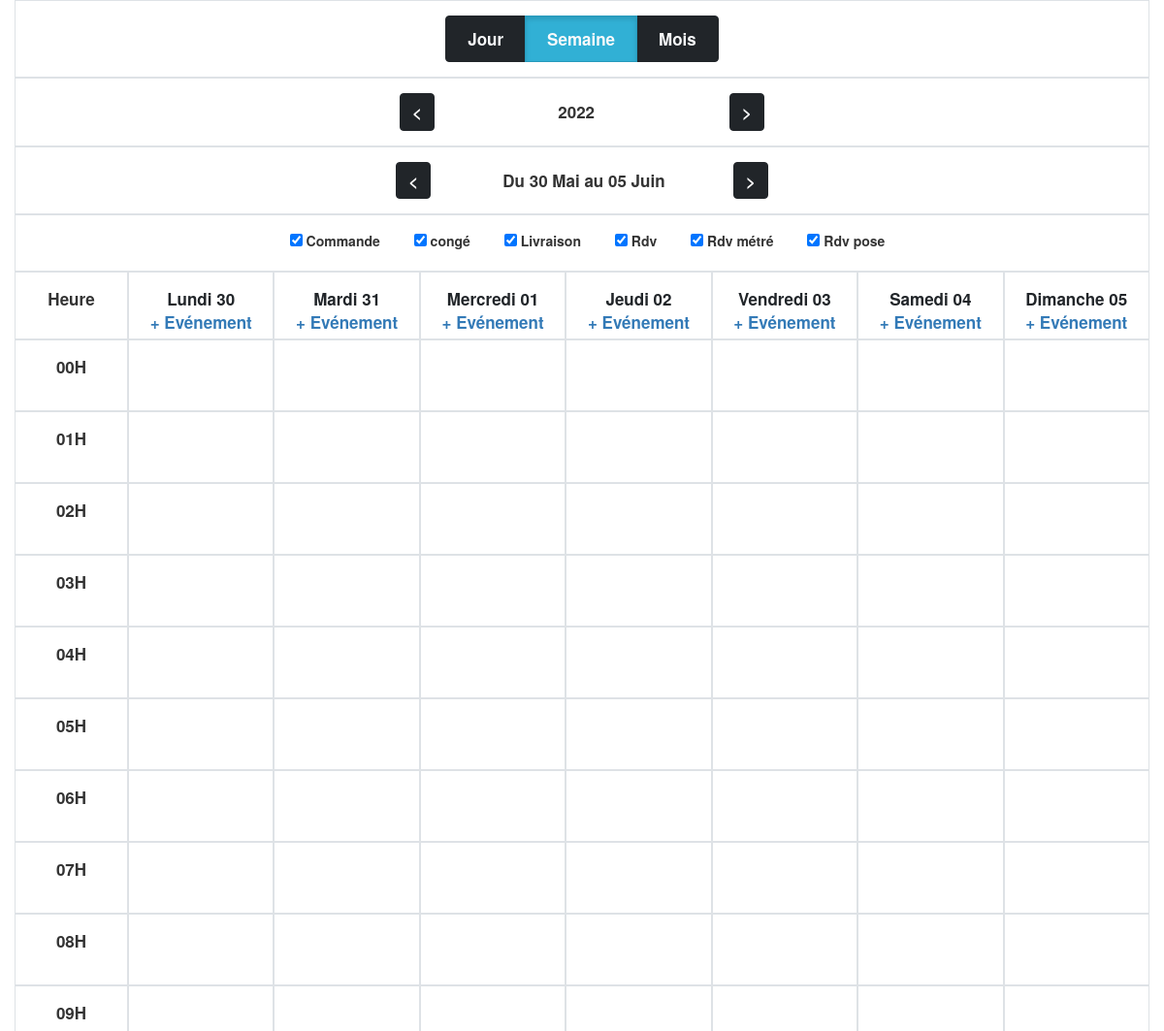
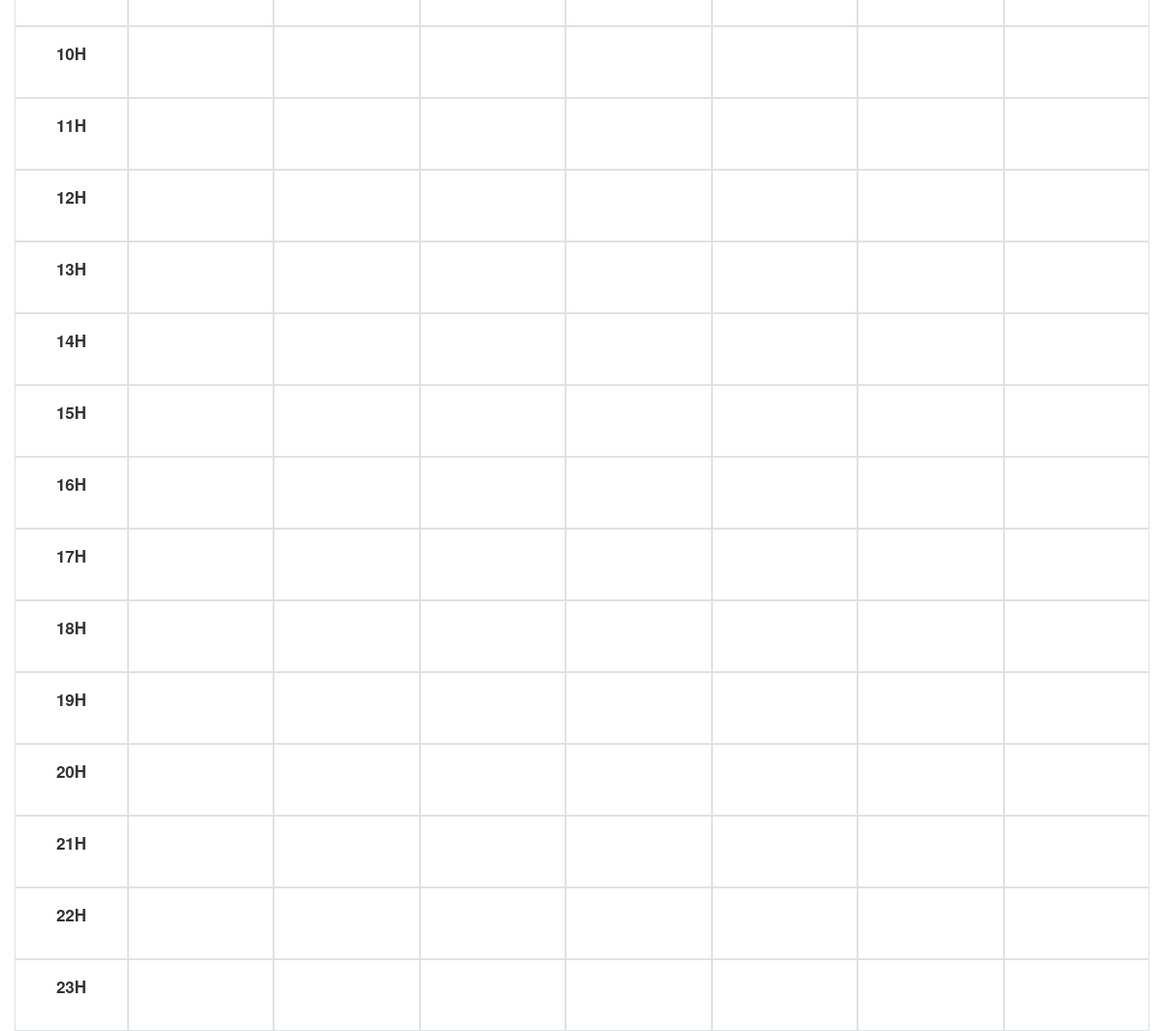
The app's page /semaine/22/2022 with its own data (2 pictures, top to bottom).
### tables this page shows
CREATE TABLE IF NOT EXISTS `typeevenement`
(
    `Id_TypeEvenement`      int(11) NOT NULL AUTO_INCREMENT,
    `Nom_TypeEvenement`     varchar(50) DEFAULT NULL,
    `Couleur_TypeEvenement` varchar(50) DEFAULT NULL,
    `Id_Client`             int(11)     DEFAULT NULL,
    PRIMARY KEY (`Id_TypeEvenement`),
    KEY `Id_Client` (`Id_Client`)
);

### app/Model/chargerView.php (called while the page is built, shortened)
<?php
class chargerView
{
    public function view(string $vu='index', array $data=array()){
        $baseDir =  dirname(__DIR__);
        include($baseDir.'/view/'.$vu.'.php');
  }
}

### index.php (called while the page is built, shortened)
<?php
$route = new Route();
$route->index();

### app/Model/getRdv.php (called while the page is built, shortened)
<?php
class getRdv extends personnaliser
{
    public int $year;
    public $week;
    public function setYear($year)
    {
        $this->year = $year;
    }
    public function setWeek($week)
    {
        $this->week = $week;
    }
    public function getYear():int
    {
        return $this->year;
    }
    public function getWeek():int
    {
        return $this->week;
    }
    public function getSemaine(): array
    {
        $dateLundi = (new ConvertDate())->getLundi($this->getWeek(), $this->getYear());
        $dateRdv = array();
        return $dateRdv;
    }
}

### app/Librairy/ConvertDate.php (called while the page is built, shortened)
<?php
class ConvertDate
{
    public function getLundi($week, $year): string
    {
        $timestamp = $this->getTimetamp($year, $week);
        $jour = date('Y-m-d', $timestamp);
        return date('Y-m-d', strtotime($jour));
    }
    public function getWeek($week, $year): array
    {
        $jour = date('Y-m-d', $this->getTimetamp($year, $week));
        $tabjour = array();
        for ($i = 0; $i < 7; $i++) {
            $tabjour[] = $jour;
            $jour = date('Y-m-d', strtotime("+1 day", strtotime($jour)));
        }
        return $tabjour;
    }
    public function getTimetamp($year, $week)
    {
        $firstDayInYear = date("N", mktime(0, 0, 0, 1, 1, $year));
        if ($firstDayInYear < 5)
            $shift = -($firstDayInYear - 1) * 86400;
        else
            $shift = (8 - $firstDayInYear) * 86400;
        if ($week > 1) $weekInSeconds = ($week - 1) * 604800; else $weekInSeconds = 0;
        return mktime(0, 0, 0, 1, 1, $year) + $weekInSeconds + $shift;
    }
}

### app/Model/typeEvenement.php (called while the page is built, shortened)
<?php
class typeEvenement
{
    public $idclient;
    public function setIdclient($idclient)
    {
        $this->idclient = $idclient;
    }
    public function getIdclient()
    {
        return $this->idclient;
    }
    public function getEvenement()
    {
        $db = Database::connect();
        $reqeve = $db->prepare('select * from typeevenement where Id_Client=? order by Nom_TypeEvenement ');
        $reqeve->execute(array($this->getIdclient()));
       return $reqeve->fetchAll();
    }
}

### app/View/semaine.php (the view, shortened to what this page needs)
<div class="container">
    <div class="row">
        <div class="col-md-12 border text-center p-4">
            <div class="btn-group btn-group-toggle">
                <label class="btn btn-dark ">
                    <a class="nav-link text-light fw-bold"
                       href="/jour/<?= (int)date('d', strtotime(date($dateLundi))); ?>/<?= (int)date('m', strtotime($dateLundi)); ?>/<?= $year; ?>">Jour</a>
                </label>
                <label class="btn btn-info active">
                    <a class="nav-link text-light fw-bold"
                       href="#">Semaine</a>
                </label>
                <label class="btn btn-dark">
                    <a class="nav-link text-light fw-bold"
                       href="/mois/<?= (int)date('m', strtotime($dateLundi)); ?>/<?= $year; ?>">Mois</a>
                </label>
            </div>
        </div>
        <div class="col-md-12 border text-center  p-4"><a class="btn btn-dark fw-bold"
                                                          href="/semaine/<?= (int)date('W', strtotime("-1 year", strtotime($dateLundi))); ?>/<?= $year - 1; ?>"><</a>&nbsp;<div
                    class="btn btn-light w-25 fw-bold"><?php echo $year; ?></div>
            <a class="btn btn-dark fw-bold"
               href="/semaine/<?= (int)date('W', strtotime("+1 year", strtotime($dateLundi))); ?>/<?php echo $year + 1; ?>">></a>
        </div>
        <div class="col-md-12 border  p-4">
            <div class="text-center p-10">
                <a class="btn btn-dark fw-bold"
                   href="/semaine/<?= (int)date('W', strtotime("-7 day", strtotime($dateLundi))); ?>/<?= (int)date('Y', strtotime("-7 day", strtotime($dateLundi))); ?>"><</a>
                <div class="btn btn-light w-25 fw-bold"> Du <?= $dateLundiLettre; ?>
                    au <?= $dateVendrediLettre; ?></div>
                &nbsp;&nbsp;<a class="btn btn-dark fw-bold"
                               href="/semaine/<?= (int)date('W', strtotime("+7 day", strtotime($dateLundi))); ?>/<?= date('Y', strtotime("+7 day", strtotime($dateLundi))); ?>">></a>
            </div>
        </div>
        <div class="col-md-12 border text-center  p-4">
            <?php foreach ($TypeEve as $key => $rowcheck) { ?>
                <div class="form-check form-check-inline">
                    <input class="form-check-input" type="checkbox" id="check<?= $rowcheck['Id_TypeEvenement']; ?>"
                           checked value="yes">
                    <label class="form-check-label"
                           for="check<?= $rowcheck['Id_TypeEvenement']; ?>"><?= $rowcheck['Nom_TypeEvenement']; ?></label>
                </div>
                <?php
            }
            ?>
        </div>
        <div class="col-md-1 fw-bold border p-4 text-center" style="width: 10%;height: 70px;">
            Heure
        </div>
        <?php
        foreach ($tabjour as $key => $row) {
            ?>
            <div class="col-md-1 fw-bold border p-4 text-center"
                 style="width: 12.8571%;height: 70px;"><a
                        href="/jour/<?= (int)date('d', strtotime($row)); ?>/<?= (int)date('m', strtotime($row)); ?>/<?= (int)date('Y', strtotime($row)); ?>"
                        class="text-dark"><?= $tabjourLettre[$key]; ?> <?= date('d', strtotime($row)); ?></a>
                <br>
                <a href="/nouveaurdv/<?= (int)date('m', strtotime($row)); ?>/<?= (int)date('Y', strtotime($row)); ?>/<?= (int)date('d', strtotime($row)); ?>">+
                    Evénement</a>
            </div>
            <?php
        }
        ?>
        <?php
        for ($heure = 0; $heure < 24; $heure++) {
            ?>
            <div class="col-md-1 fw-bold border p-4 text-center" style="width: 10%;height: 74px;">
                <?= ($heure < 10) ? '0' . $heure : $heure; ?>H
            </div>
            <?php foreach ($tabjour as $key => $row) {
                ?>
                <div class="col-md-1 fw-bold border p-0"
                     style="width: 12.8571%;height: 74px;">
                </div>
            <?php } ?>
            <?php
        }
        ?>
    </div>
</div>

### assets/css/planning.css (style rules this page uses)
.form-check { display: block; min-height: 1.5rem; padding-left: 1.5em; margin-bottom: 0.125rem; }
.form-check-inline { display: inline-block; margin-right: 1rem; }
.p-4 { padding: 1.5rem !important; }
.p-0 { padding: 0 !important; }
.col-md-1 { flex: 0 0 auto; width: 8.33333333%; }
.text-light { color: #f8f9fa !important; }
.text-dark { color: #212529; }
.fw-bold { font-weight: 700 !important; font-size: 1.7rem; }
.nav-link { display: block; padding: 0.5rem 1rem; color: #0d6efd; text-decoration: none; transition: color .15s ease-in-out, background-color .15s ease-in-out, border-color .15s ease-in-out; }
.btn-dark { color: #fff; background-color: #212529; border-color: #212529; }
.border { border: 1px solid #dee2e6 !important; }
.w-25 { width: 25% !important; }

### records on screen
typeevenement: Nom_TypeEvenement "Commande"
typeevenement: Nom_TypeEvenement "congé"
typeevenement: Nom_TypeEvenement "Livraison"
typeevenement: Nom_TypeEvenement "Rdv"
typeevenement: Nom_TypeEvenement "Rdv métré"
typeevenement: Nom_TypeEvenement "Rdv pose"

### other values on screen
$year "2022"
$dateLundiLettre "30 Mai"
$dateVendrediLettre "05 Juin"
$tabjourLettre[$key] "Lundi"
date('d', strtotime($row)) "30"
$tabjourLettre[$key] "Mardi"
date('d', strtotime($row)) "31"
$tabjourLettre[$key] "Mercredi"
date('d', strtotime($row)) "01"
$tabjourLettre[$key] "Jeudi"
date('d', strtotime($row)) "02"
$tabjourLettre[$key] "Vendredi"
date('d', strtotime($row)) "03"
$tabjourLettre[$key] "Samedi"
date('d', strtotime($row)) "04"
